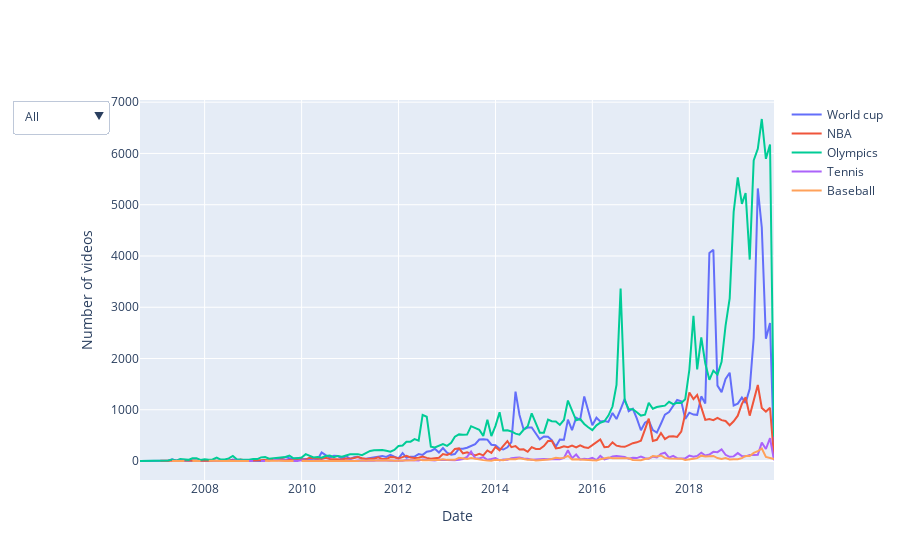

Notebook cell for this chart:
### Code cell
multi_plot(df_num_videos, PATH_TO_SAVE_IMAGES, type='Number of videos', title = 'sport_events')

### Figure 1 — Plotly figure (JSON) as saved in the notebook; plotly's stock layout.template omitted (floating-point values rounded to 4 significant figures; data arrays with more than 128 entries replaced by an {"elided": "..."} marker saying what was removed)
{"data": [{"name": "World cup", "type": "scatter", "x": {"elided": "156 str values"}, "y": {"elided": "156 int values"}}, {"name": "NBA", "type": "scatter", "x": {"elided": "156 str values"}, "y": {"elided": "156 int values"}}, {"name": "Olympics", "type": "scatter", "x": {"elided": "156 str values"}, "y": {"elided": "156 int values"}}, {"name": "Tennis", "type": "scatter", "x": {"elided": "156 str values"}, "y": {"elided": "156 int values"}}, {"name": "Baseball", "type": "scatter", "x": {"elided": "156 str values"}, "y": {"elided": "156 int values"}}], "layout": {"updatemenus": [{"active": 0, "buttons": [{"args": [{"showlegend": true, "title": "All", "visible": [true, true, true, true, true]}], "label": "All", "method": "update"}, {"args": [{"showlegend": true, "title": "World cup", "visible": [true, false, false, false, false]}], "label": "World cup", "method": "update"}, {"args": [{"showlegend": true, "title": "NBA", "visible": [false, true, false, false, false]}], "label": "NBA", "method": "update"}, {"args": [{"showlegend": true, "title": "Olympics", "visible": [false, false, true, false, false]}], "label": "Olympics", "method": "update"}, {"args": [{"showlegend": true, "title": "Tennis", "visible": [false, false, false, true, false]}], "label": "Tennis", "method": "update"}, {"args": [{"showlegend": true, "title": "Baseball", "visible": [false, false, false, false, true]}], "label": "Baseball", "method": "update"}]}], "xaxis": {"title": {"text": "Date"}}, "yaxis": {"title": {"text": "Number of videos"}}}}
